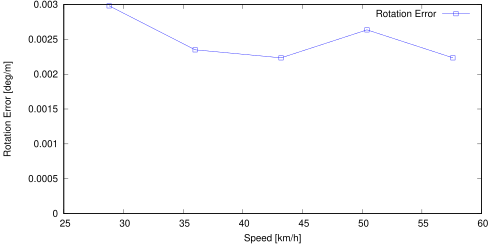

Recreate this plot in gnuplot.
set term postscript eps enhanced color
set output "sub09_rs.eps"
set size ratio 0.5
set yrange [0:*]
set xlabel "Speed [km/h]"
set ylabel "Rotation Error [deg/m]"
plot "sub09_rs.txt" using ($1*3.6):($2*57.3) title 'Rotation Error' lc rgb "#0000FF" pt 4 w linespoints
